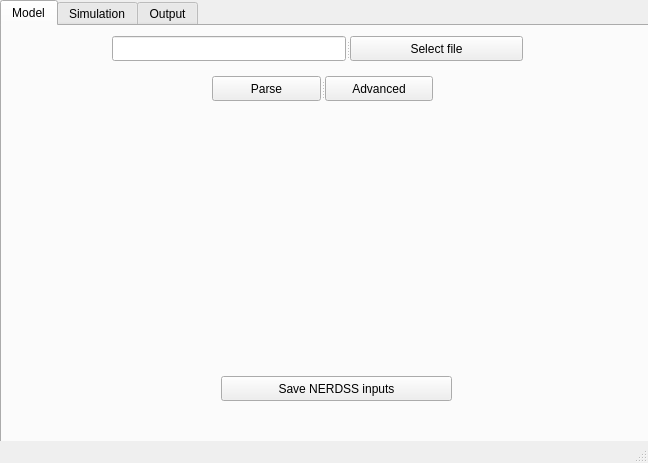
<?xml version="1.0" encoding="UTF-8"?>
<ui version="4.0">
 <class>MainWindow</class>
 <widget class="QMainWindow" name="MainWindow">
  <property name="geometry">
   <rect>
    <x>0</x>
    <y>0</y>
    <width>648</width>
    <height>463</height>
   </rect>
  </property>
  <property name="windowTitle">
   <string>NERDSS</string>
  </property>
  <widget class="QWidget" name="centralwidget">
   <widget class="QTabWidget" name="tabWidget">
    <property name="geometry">
     <rect>
      <x>0</x>
      <y>0</y>
      <width>651</width>
      <height>461</height>
     </rect>
    </property>
    <property name="currentIndex">
     <number>0</number>
    </property>
    <widget class="QWidget" name="Model">
     <attribute name="title">
      <string>Model</string>
     </attribute>
     <widget class="QWidget" name="gridLayoutWidget">
      <property name="geometry">
       <rect>
        <x>-1</x>
        <y>-11</y>
        <width>651</width>
        <height>441</height>
       </rect>
      </property>
      <layout class="QGridLayout" name="gridLayout"/>
     </widget>
     <widget class="QPushButton" name="pushButtonGenerateNerdssInput">
      <property name="geometry">
       <rect>
        <x>219</x>
        <y>350</y>
        <width>231</width>
        <height>25</height>
       </rect>
      </property>
      <property name="text">
       <string>Save NERDSS inputs</string>
      </property>
     </widget>
     <widget class="QSplitter" name="splitter_2">
      <property name="geometry">
       <rect>
        <x>210</x>
        <y>50</y>
        <width>221</width>
        <height>25</height>
       </rect>
      </property>
      <property name="orientation">
       <enum>Qt::Horizontal</enum>
      </property>
      <widget class="QPushButton" name="pushButtonParse">
       <property name="text">
        <string>Parse</string>
       </property>
      </widget>
      <widget class="QPushButton" name="pushButtonAdvance">
       <property name="text">
        <string>Advanced</string>
       </property>
      </widget>
     </widget>
     <widget class="QWidget" name="openGLWidgetStructure" native="true">
      <property name="geometry">
       <rect>
        <x>110</x>
        <y>100</y>
        <width>411</width>
        <height>241</height>
       </rect>
      </property>
     </widget>
     <widget class="QSplitter" name="splitter">
      <property name="geometry">
       <rect>
        <x>110</x>
        <y>10</y>
        <width>411</width>
        <height>25</height>
       </rect>
      </property>
      <property name="orientation">
       <enum>Qt::Horizontal</enum>
      </property>
      <widget class="QLineEdit" name="lineEditFilePath"/>
      <widget class="QPushButton" name="pushButtonBrowseFile">
       <property name="text">
        <string>Select file</string>
       </property>
      </widget>
     </widget>
    </widget>
    <widget class="QWidget" name="Simulation">
     <attribute name="title">
      <string>Simulation</string>
     </attribute>
     <widget class="QPushButton" name="pushButtonInstallNERDSS">
      <property name="geometry">
       <rect>
        <x>120</x>
        <y>10</y>
        <width>401</width>
        <height>25</height>
       </rect>
      </property>
      <property name="text">
       <string>Install NERDSS on your local machine</string>
      </property>
     </widget>
     <widget class="QLabel" name="label">
      <property name="geometry">
       <rect>
        <x>20</x>
        <y>70</y>
        <width>101</width>
        <height>16</height>
       </rect>
      </property>
      <property name="text">
       <string>nerdss exe:</string>
      </property>
     </widget>
     <widget class="QLabel" name="label_2">
      <property name="geometry">
       <rect>
        <x>20</x>
        <y>110</y>
        <width>111</width>
        <height>16</height>
       </rect>
      </property>
      <property name="text">
       <string>inputs folder:</string>
      </property>
     </widget>
     <widget class="QLineEdit" name="lineEditNERDSSExe">
      <property name="geometry">
       <rect>
        <x>130</x>
        <y>60</y>
        <width>361</width>
        <height>31</height>
       </rect>
      </property>
     </widget>
     <widget class="QLineEdit" name="lineEditInputsFolder">
      <property name="geometry">
       <rect>
        <x>130</x>
        <y>100</y>
        <width>361</width>
        <height>31</height>
       </rect>
      </property>
     </widget>
     <widget class="QPushButton" name="pushButtonSelectNERDSS">
      <property name="geometry">
       <rect>
        <x>500</x>
        <y>60</y>
        <width>131</width>
        <height>31</height>
       </rect>
      </property>
      <property name="text">
       <string>Select nerdss</string>
      </property>
     </widget>
     <widget class="QPushButton" name="pushButtonSelectInputs">
      <property name="geometry">
       <rect>
        <x>500</x>
        <y>100</y>
        <width>131</width>
        <height>31</height>
       </rect>
      </property>
      <property name="text">
       <string>Select inputs</string>
      </property>
     </widget>
     <widget class="QCommandLinkButton" name="commandLinkButtonRunSimulation">
      <property name="geometry">
       <rect>
        <x>240</x>
        <y>170</y>
        <width>161</width>
        <height>41</height>
       </rect>
      </property>
      <property name="text">
       <string>Run Simulation</string>
      </property>
     </widget>
     <widget class="QProgressBar" name="progressBar">
      <property name="geometry">
       <rect>
        <x>117</x>
        <y>220</y>
        <width>401</width>
        <height>31</height>
       </rect>
      </property>
      <property name="value">
       <number>24</number>
      </property>
     </widget>
     <widget class="QPlainTextEdit" name="plainTextEdit">
      <property name="geometry">
       <rect>
        <x>150</x>
        <y>270</y>
        <width>341</width>
        <height>111</height>
       </rect>
      </property>
      <property name="plainText">
       <string>Press the 'Run Simulation' button to initiate the simulation. The progress bar will refresh every 30 seconds to reflect the current status.</string>
      </property>
     </widget>
    </widget>
    <widget class="QWidget" name="tab">
     <attribute name="title">
      <string>Output</string>
     </attribute>
     <widget class="QPushButton" name="pushButtonVisualizeTraj">
      <property name="geometry">
       <rect>
        <x>180</x>
        <y>10</y>
        <width>241</width>
        <height>51</height>
       </rect>
      </property>
      <property name="text">
       <string>Visualize Traj</string>
      </property>
     </widget>
     <widget class="QPushButton" name="pushButtonPlotCopyNum">
      <property name="geometry">
       <rect>
        <x>180</x>
        <y>90</y>
        <width>241</width>
        <height>51</height>
       </rect>
      </property>
      <property name="text">
       <string>Plot Copy Number</string>
      </property>
     </widget>
     <widget class="QPushButton" name="pushButtonPlotComplex">
      <property name="geometry">
       <rect>
        <x>180</x>
        <y>180</y>
        <width>241</width>
        <height>51</height>
       </rect>
      </property>
      <property name="text">
       <string>Plot Complex</string>
      </property>
     </widget>
    </widget>
   </widget>
  </widget>
  <widget class="QMenuBar" name="menubar">
   <property name="geometry">
    <rect>
     <x>0</x>
     <y>0</y>
     <width>648</width>
     <height>22</height>
    </rect>
   </property>
  </widget>
  <widget class="QStatusBar" name="statusbar"/>
 </widget>
 <resources/>
 <connections/>
</ui>
